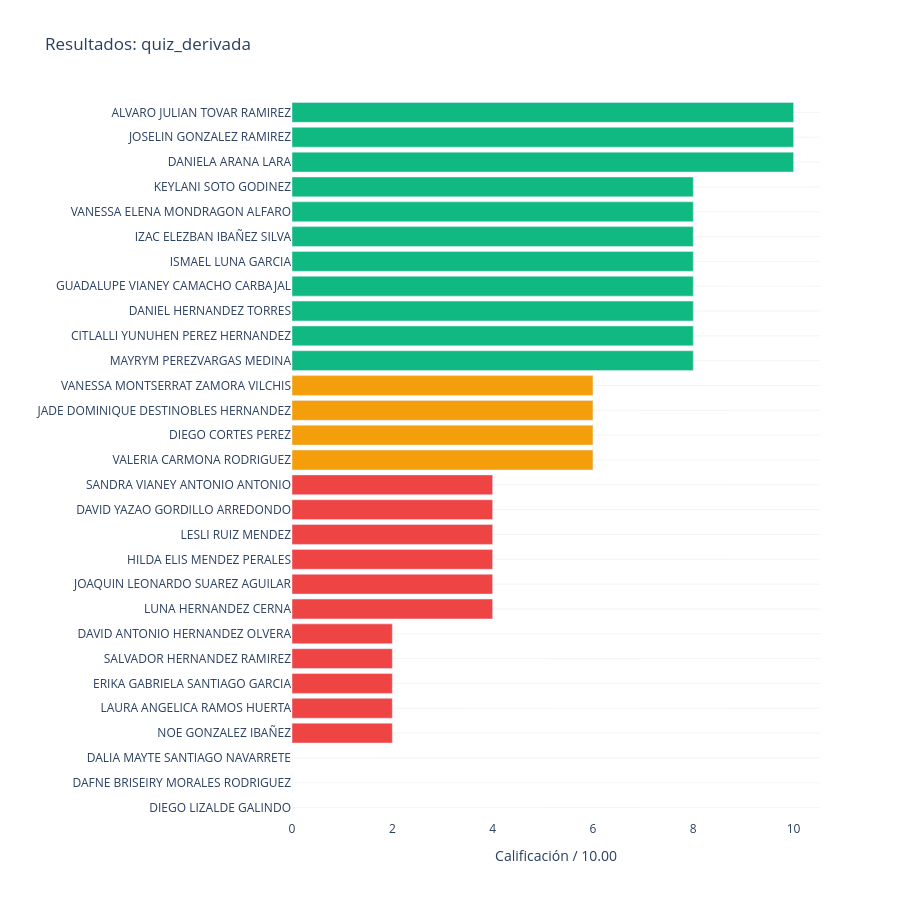

Here is the notebook cell this chart was saved with:
### Code cell
df_1 = df_final.sort_values(by='quiz_derivada', ascending=True).copy()
colores_1 = df_1['quiz_derivada'].apply(lambda x: clasificar_alumno(x)[1])

fig2 = go.Figure(go.Bar(
    x=df_1['quiz_derivada'],
    y=df_1['Nombre Completo'],
    orientation='h',
    marker_color=colores_1
))

fig2.update_layout(
    title='Resultados: quiz_derivada',
    xaxis_title='Calificación / 10.00',
    yaxis_title='',
    height=900,
    plot_bgcolor='white',
    yaxis=dict(gridcolor='rgba(200, 200, 200, 0.2)')
)

fig2.show()

### Figure 1 — Plotly figure (JSON) as saved in the notebook; plotly's stock layout.template omitted (floating-point values rounded to 4 significant figures)
{"data": [{"marker": {"color": ["#ef4444", "#ef4444", "#ef4444", "#ef4444", "#ef4444", "#ef4444", "#ef4444", "#ef4444", "#ef4444", "#ef4444", "#ef4444", "#ef4444", "#ef4444", "#ef4444", "#f59e0b", "#f59e0b", "#f59e0b", "#f59e0b", "#10b981", "#10b981", "#10b981", "#10b981", "#10b981", "#10b981", "#10b981", "#10b981", "#10b981", "#10b981", "#10b981"]}, "orientation": "h", "type": "bar", "x": [0.0, 0.0, 0.0, 2.0, 2.0, 2.0, 2.0, 2.0, 4.0, 4.0, 4.0, 4.0, 4.0, 4.0, 6.0, 6.0, 6.0, 6.0, 8.0, 8.0, 8.0, 8.0, 8.0, 8.0, 8.0, 8.0, 10.0, 10.0, 10.0], "y": ["DIEGO LIZALDE GALINDO", "DAFNE BRISEIRY MORALES RODRIGUEZ", "DALIA MAYTE SANTIAGO NAVARRETE", "NOE GONZALEZ IBAÑEZ", "LAURA ANGELICA RAMOS HUERTA", "ERIKA GABRIELA SANTIAGO GARCIA", "SALVADOR HERNANDEZ RAMIREZ", "DAVID ANTONIO HERNANDEZ OLVERA", "LUNA HERNANDEZ CERNA", "JOAQUIN LEONARDO SUAREZ AGUILAR", "HILDA ELIS MENDEZ PERALES", "LESLI RUIZ MENDEZ", "DAVID YAZAO GORDILLO ARREDONDO", "SANDRA VIANEY ANTONIO ANTONIO", "VALERIA CARMONA RODRIGUEZ", "DIEGO CORTES PEREZ", "JADE DOMINIQUE DESTINOBLES HERNANDEZ", "VANESSA MONTSERRAT ZAMORA VILCHIS", "MAYRYM PEREZVARGAS MEDINA", "CITLALLI YUNUHEN PEREZ HERNANDEZ", "DANIEL HERNANDEZ TORRES", "GUADALUPE VIANEY CAMACHO CARBAJAL", "ISMAEL LUNA GARCIA", "IZAC ELEZBAN IBAÑEZ SILVA", "VANESSA ELENA MONDRAGON ALFARO", "KEYLANI SOTO GODINEZ", "DANIELA ARANA LARA", "JOSELIN GONZALEZ RAMIREZ", "ALVARO JULIAN TOVAR RAMIREZ"]}], "layout": {"height": 900, "plot_bgcolor": "white", "title": {"text": "Resultados: quiz_derivada"}, "xaxis": {"title": {"text": "Calificación / 10.00"}}, "yaxis": {"gridcolor": "rgba(200, 200, 200, 0.2)", "title": {"text": ""}}}}
